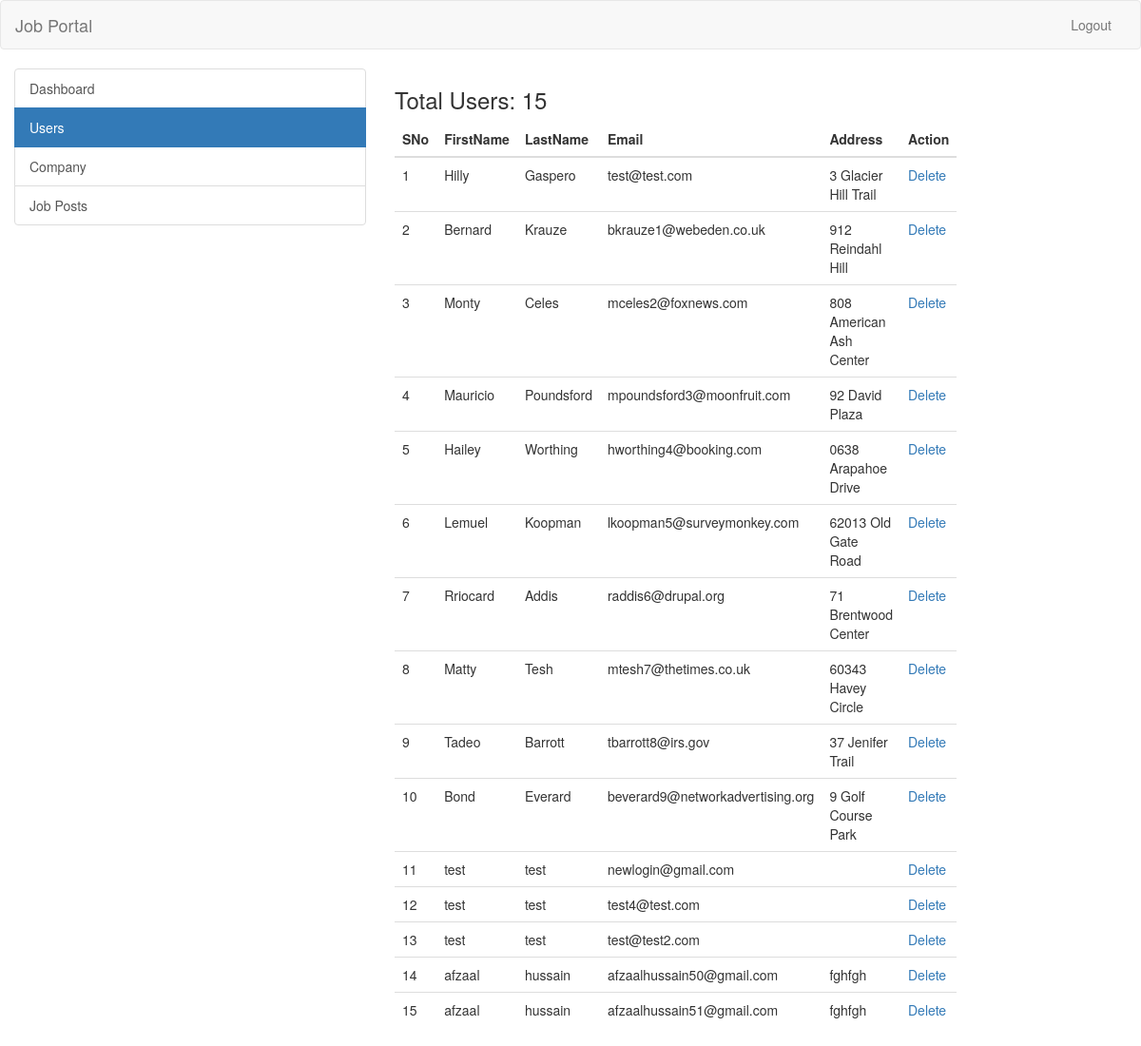
Page /admin/user.php (signed in) on the committed database.
### tables this page shows
CREATE TABLE IF NOT EXISTS `users` (
  `id_user` int(11) NOT NULL AUTO_INCREMENT,
  `firstname` varchar(255) NOT NULL,
  `lastname` varchar(255) NOT NULL,
  `email` varchar(255) NOT NULL,
  `password` varchar(255) NOT NULL,
  `address` text,
  `city` varchar(255) DEFAULT NULL,
  `state` varchar(255) DEFAULT NULL,
  `contactno` varchar(255) DEFAULT NULL,
  `qualification` varchar(255) DEFAULT NULL,
  `stream` varchar(255) DEFAULT NULL,
  `passingyear` varchar(255) DEFAULT NULL,
  `dob` varchar(255) DEFAULT NULL,
  `age` varchar(255) DEFAULT NULL,
  `designation` varchar(255) DEFAULT NULL,
  `resume` varchar(255) DEFAULT NULL,
  `hash` varchar(255) DEFAULT NULL,
  `active` int(11) NOT NULL DEFAULT '0',
  PRIMARY KEY (`id_user`),
  UNIQUE KEY `email` (`email`)
);

### admin/user.php (the view, shortened to what this page needs)
<?php
require_once("../db.php");
?>
<!DOCTYPE html>
<html lang="en">
  <head>
    <link rel="stylesheet" href="https://maxcdn.bootstrapcdn.com/bootstrap/3.3.7/css/bootstrap.min.css">
  </head>
  <body>
    <header>
      <nav class="navbar navbar-default">
        <div class="container-fluid">
          <div class="navbar-header">
            <a class="navbar-brand" href="../index.php">Job Portal</a>
          </div>
          <div class="collapse navbar-collapse" id="bs-example-navbar-collapse-1">
            <ul class="nav navbar-nav navbar-right">
              <li><a href="../logout.php">Logout</a></li>
            </ul>
          </div>
        </div>
      </nav>
    </header>
    <div class="container-fluid">
      <div class="row">
        <div class="col-md-4">
          <div class="list-group">
            <a href="dashboard.php" class="list-group-item">Dashboard</a>
            <a href="user.php" class="list-group-item active">Users</a>
            <a href="company.php" class="list-group-item">Company</a>
            <a href="job-posts.php" class="list-group-item">Job Posts</a>
          </div>
        </div>
        <div class="col-md-6">
        <?php
          $sql = "SELECT * FROM users";
          $result = $conn->query($sql);
          if($result->num_rows > 0) {
            echo '<h3>Total Users: ' . $result->num_rows . '</h3>';
          }
        ?>
          <table class="table">
            <thead>
              <th>SNo</th>
              <th>FirstName</th>
              <th>LastName</th>
              <th>Email</th>
              <th>Address</th>
              <th>Action</th>
            </thead>
            <tbody>
              <?php
                $sql = "SELECT * FROM users";
                $result = $conn->query($sql);
                if($result->num_rows > 0) {
                  $i = 0;
                  while($row = $result->fetch_assoc()) {
                    ?>
                      <tr>
                        <td><?php echo ++$i; ?></td>
                        <td><?php echo $row['firstname']; ?></td>
                        <td><?php echo $row['lastname']; ?></td>
                        <td><?php echo $row['email']; ?></td>
                        <td><?php echo $row['address']; ?></td>
                        <td><a href="delete-user.php?id=<?php echo $row['id_user']; ?>">Delete</a></td>
                      </tr>
                    <?php
                  }
                }
              ?>
            </tbody>
          </table>
        </div>
      </div>
    </div>
  </body>
</html>

### rows in the picture
users: firstname "Hilly", lastname "Gaspero", email "test@test.com", address "3 Glacier Hill Trail"
users: firstname "Bernard", lastname "Krauze", email "bkrauze1@webeden.co.uk", address "912 Reindahl Hill"
users: firstname "Monty", lastname "Celes", email "mceles2@foxnews.com", address "808 American Ash Center"
users: firstname "Mauricio", lastname "Poundsford", email "mpoundsford3@moonfruit.com", address "92 David Plaza"
users: firstname "Hailey", lastname "Worthing", email "hworthing4@booking.com", address "0638 Arapahoe Drive"
users: firstname "Lemuel", lastname "Koopman", email "lkoopman5@surveymonkey.com", address "62013 Old Gate Road"
users: firstname "Rriocard", lastname "Addis", email "raddis6@drupal.org", address "71 Brentwood Center"
users: firstname "Matty", lastname "Tesh", email "mtesh7@thetimes.co.uk", address "60343 Havey Circle"
users: firstname "Tadeo", lastname "Barrott", email "tbarrott8@irs.gov", address "37 Jenifer Trail"
users: firstname "Bond", lastname "Everard", email "beverard9@networkadvertising.org", address "9 Golf Course Park"
users: firstname "test", lastname "test", email "newlogin@gmail.com"
users: firstname "test", lastname "test", email "test4@test.com"
users: firstname "test", lastname "test", email "test@test2.com"
users: firstname "afzaal", lastname "hussain", email "afzaalhussain50@gmail.com", address "fghfgh"
users: firstname "afzaal", lastname "hussain", email "afzaalhussain51@gmail.com", address "fghfgh"

### other values in the picture
$result->num_rows "15"
